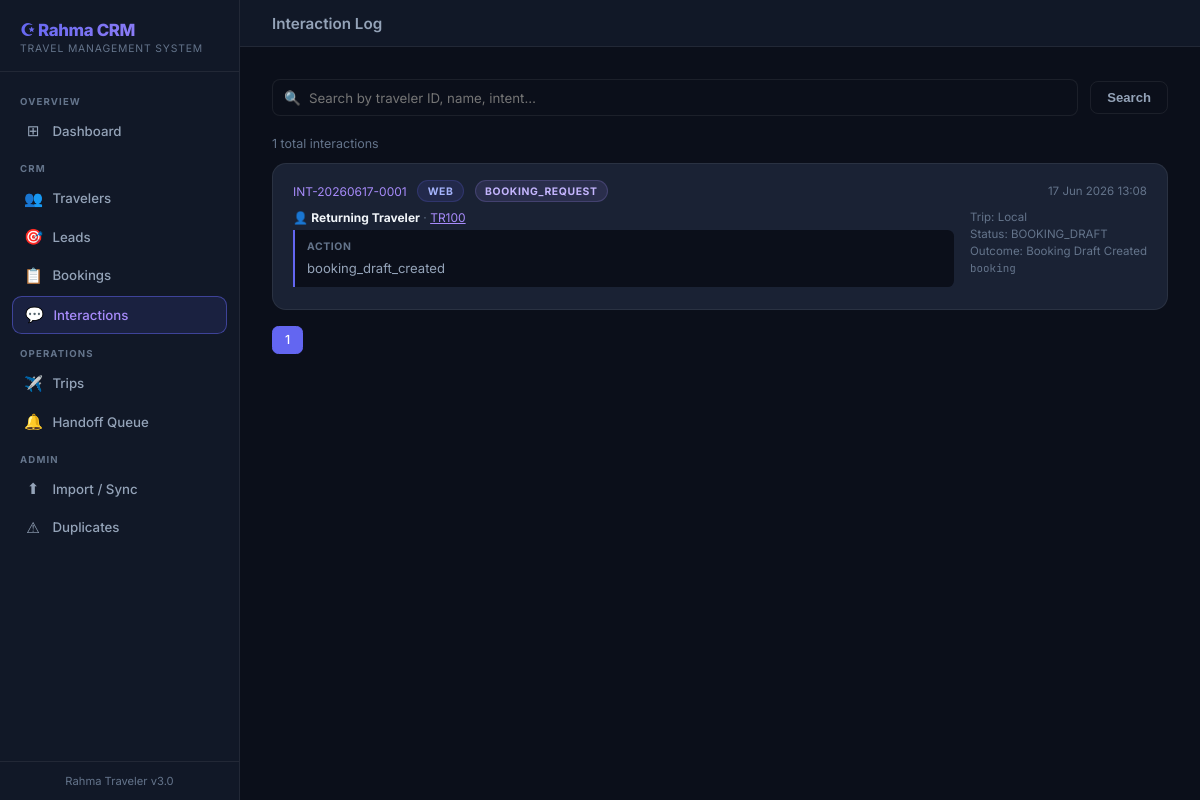
Before: /interactions/ with the older database file.
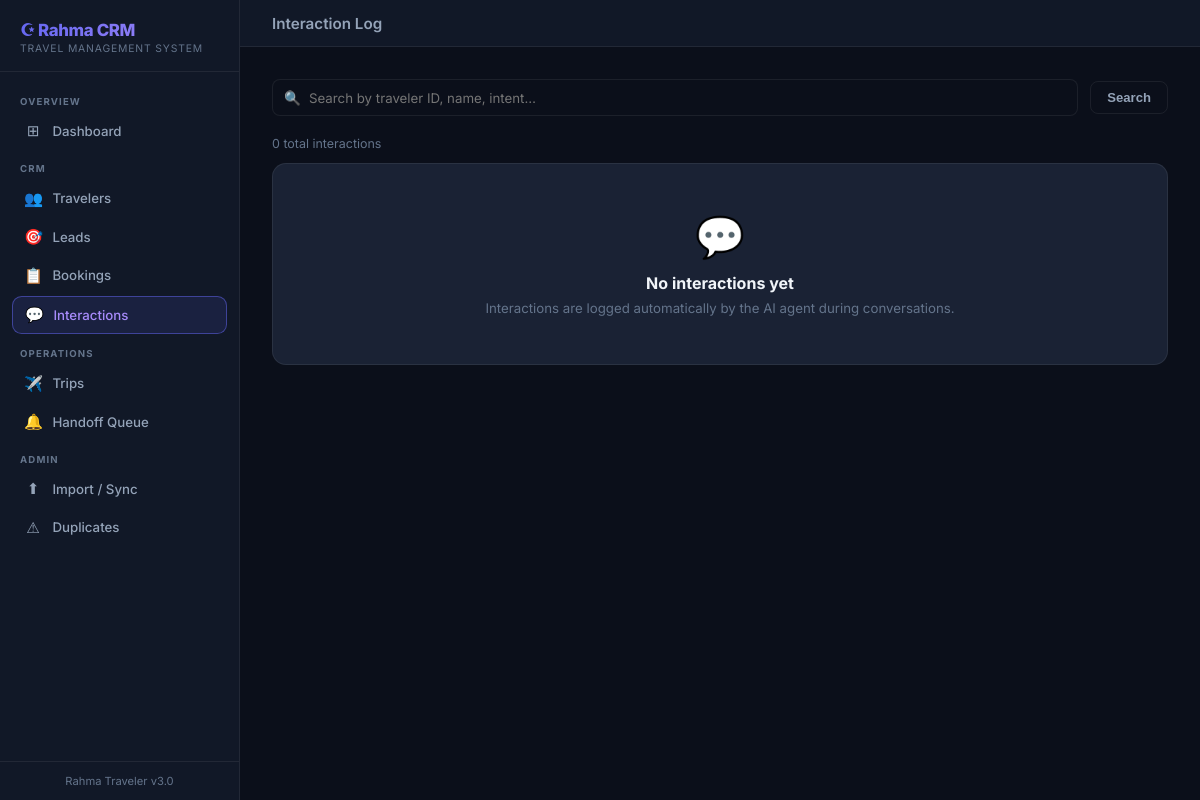
After: the same page with the newer database file.
### app/models/interaction.py (models this page shows, shortened)
class Interaction(db.Model):
    __tablename__ = 'interactions'
    interaction_id = db.Column(db.String(50), primary_key=True)
    timestamp = db.Column(db.DateTime, default=datetime.utcnow)
    channel = db.Column(db.String(50))
    customer_name = db.Column(db.String(200))
    raw_phone = db.Column(db.String(50))
    integrated_whatsapp = db.Column(db.String(50))
    phone_lookup_key = db.Column(db.String(50))
    traveler_id = db.Column(db.String(20), db.ForeignKey('travelers.traveler_id'))
    matched_row = db.Column(db.Integer)
    status_snapshot = db.Column(db.String(100))
    intent = db.Column(db.String(100))
    trip_type = db.Column(db.String(50))
    suggested_trips = db.Column(db.Text)
    action_taken = db.Column(db.Text)
    handoff_required = db.Column(db.Boolean, default=False)
    handoff_reason = db.Column(db.Text)
    agent_notes = db.Column(db.Text)
    flow_key = db.Column(db.String(100))
    step_key = db.Column(db.String(100))
    message_key = db.Column(db.String(100))
    language = db.Column(db.String(20))
    source_sheet = db.Column(db.String(100))
    source_row = db.Column(db.Integer)
    outcome = db.Column(db.Text)

### app/routes/interactions.py (the view, shortened to what this page needs)
@interactions_bp.route('/')
def index():
    q = request.args.get('q', '')
    page = request.args.get('page', 1, type=int)
    per_page = 30
    query = Interaction.query
    pagination = query.order_by(Interaction.timestamp.desc()).paginate(
        page=page, per_page=per_page, error_out=False)
    return render_template('interactions/index.html',
                           interactions=pagination.items,
                           pagination=pagination,
                           total_count=pagination.total,
                           q=q)

### app/templates/interactions/index.html (shortened to what this page needs)
{% extends "base.html" %}
{% block topbar_title %}Interaction Log{% endblock %}
{% block content %}
<form method="GET" action="{{ url_for('interactions.index') }}" class="search-bar">
    <div class="search-input-wrap">
        <span class="search-icon">🔍</span>
        <input class="form-input" type="text" name="q" value="{{ q }}" placeholder="Search by traveler ID, name, intent…">
    </div>
    <button type="submit" class="btn btn-ghost">Search</button>
</form>
<div style="margin-bottom:0.75rem;font-size:0.78rem;color:var(--text-muted)">{{ total_count }} total interactions</div>
{% if interactions %}
<div style="display:flex;flex-direction:column;gap:0.65rem">
{% for i in interactions %}
<div class="card" style="padding:1rem 1.25rem">
    <div style="display:flex;align-items:center;justify-content:space-between;flex-wrap:wrap;gap:0.5rem;margin-bottom:0.5rem">
        <div style="display:flex;align-items:center;gap:0.65rem;flex-wrap:wrap">
            <span class="mono" style="color:var(--accent-2);font-size:0.75rem">{{ i.interaction_id }}</span>
            {% if i.channel %}<span class="badge badge-blue">{{ i.channel }}</span>{% endif %}
            {% if i.intent %}<span class="badge badge-purple">{{ i.intent }}</span>{% endif %}
        </div>
        <span style="font-size:0.72rem;color:var(--text-muted)">
            {{ i.timestamp.strftime('%d %b %Y %H:%M') if i.timestamp else '—' }}
        </span>
    </div>
    <div style="display:flex;gap:1rem;align-items:flex-start;flex-wrap:wrap">
        <div style="flex:1;min-width:200px">
            {% if i.customer_name or i.traveler_id %}
            <div style="font-size:0.75rem;color:var(--text-muted);margin-bottom:0.35rem">
                👤
                {% if i.customer_name %}<strong style="color:var(--text-main)">{{ i.customer_name }}</strong>{% endif %}
                {% if i.traveler_id %}
                · <a href="{{ url_for('travelers.detail', traveler_id=i.traveler_id) }}" style="color:var(--accent-2)">{{ i.traveler_id }}</a>
                {% endif %}
            </div>
            {% endif %}
            {% if i.action_taken %}
            <div style="background:var(--bg-base);border-left:2px solid var(--accent);border-radius:0 0.4rem 0.4rem 0;padding:0.55rem 0.75rem;font-size:0.82rem;color:var(--text-dim);line-height:1.5;margin-bottom:0.35rem">
                <div style="font-size:0.65rem;font-weight:700;color:var(--text-muted);text-transform:uppercase;letter-spacing:0.06em;margin-bottom:4px">Action</div>
                {{ i.action_taken[:250] }}{% if i.action_taken|length > 250 %}…{% endif %}
            </div>
            {% endif %}
        </div>
        <div style="flex-shrink:0;font-size:0.72rem;color:var(--text-muted);display:flex;flex-direction:column;gap:0.2rem;min-width:120px">
            {% if i.trip_type %}<div>Trip: {{ i.trip_type }}</div>{% endif %}
            {% if i.status_snapshot %}<div>Status: {{ i.status_snapshot }}</div>{% endif %}
            {% if i.outcome %}<div>Outcome: {{ i.outcome }}</div>{% endif %}
            {% if i.flow_key %}<div style="font-family:'JetBrains Mono',monospace;font-size:0.68rem">{{ i.flow_key }}</div>{% endif %}
        </div>
    </div>
</div>
{% endfor %}
</div>
<div class="pagination">
    {% for p in pagination.iter_pages(left_edge=1, right_edge=1, left_current=2, right_current=2) %}
        {% if p %}
        <a href="{{ url_for('interactions.index', page=p, q=q) }}" class="page-btn {% if p == pagination.page %}active{% endif %}">{{ p }}</a>
        {% else %}
        <span style="padding:0 0.25rem;color:var(--text-muted)">…</span>
        {% endif %}
    {% endfor %}
</div>
{% else %}
<div class="card" style="text-align:center;padding:3rem">
    <div style="font-size:2.5rem;margin-bottom:0.75rem">💬</div>
    <div style="font-weight:700;color:var(--text-main);margin-bottom:0.4rem">No interactions yet</div>
    <div style="color:var(--text-muted);font-size:0.83rem">Interactions are logged automatically by the AI agent during conversations.</div>
</div>
{% endif %}
{% endblock %}

Changed rows visible on the page:
removed Interaction: interaction_id "INT-20260617-0001", channel "WEB", intent "BOOKING_REQUEST", timestamp "17 Jun 2026 13:08", customer_name "Returning Traveler", traveler_id "TR100", action_taken "booking_draft_created", trip_type "Local", status_snapshot "BOOKING_DRAFT", outcome "Booking Draft Created", flow_key "booking"
Other visible differences:
{{ total_count }}: "1" → "0"
text now shown: "💬 No interactions yet Interactions are logged automatically by the AI agent during conversations."
list line gone: "1"
